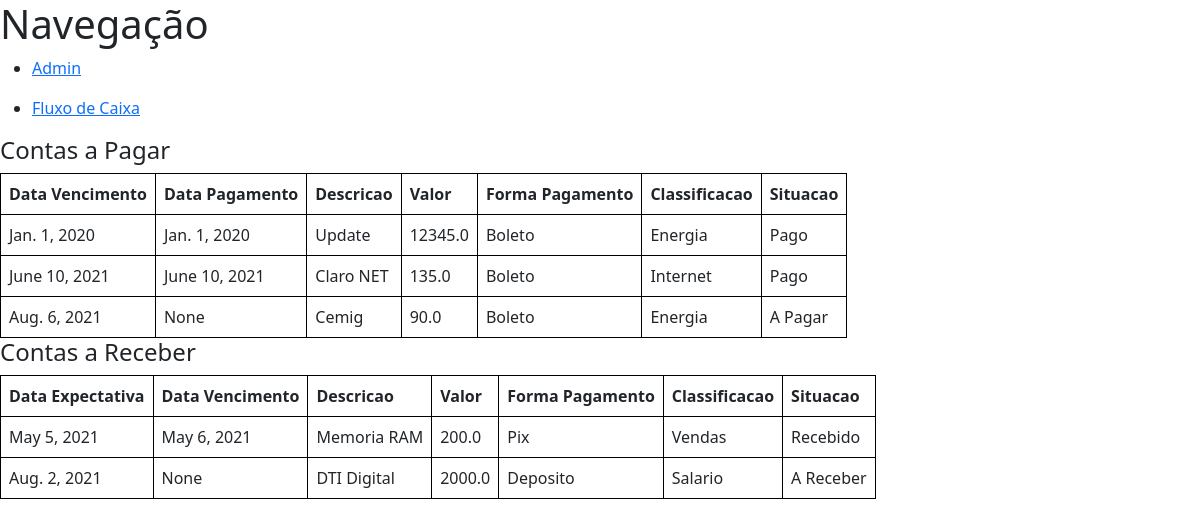
The app's page /, older data.
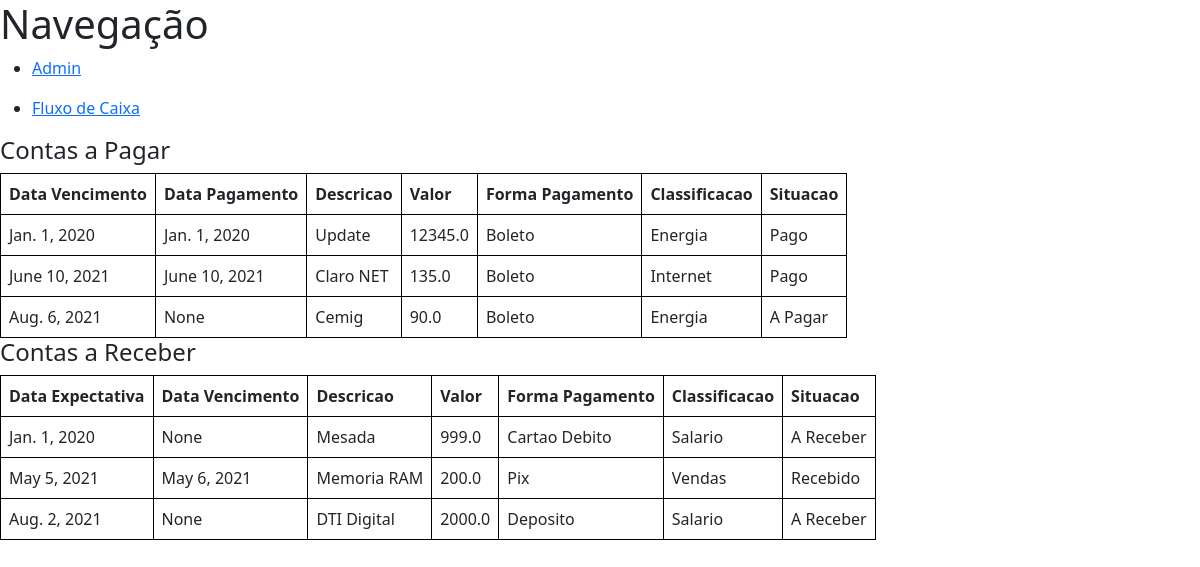
The same page, newer data.
### finances_app/models/classificacao.py (models this page shows, shortened)
class Classificacao(models.Model):
    descricao = models.CharField(max_length=60)
    class Meta:
        verbose_name_plural = 'Classificacoes'

### finances_app/models/conta_receber.py (models this page shows, shortened)
class ContaReceber(models.Model):
    SITUACAO = [
        (0, 'A Receber'),
        (1, 'Recebido'),
    ]
    valor = models.FloatField()
    descricao = models.CharField(max_length=60)
    data_expectativa = models.DateField()
    data_recebimento = models.DateField(default=None, blank=True, null=True)
    forma_pagamento = models.ForeignKey(
        FormaPagamento, on_delete=models.CASCADE)
    classificacao = models.ForeignKey(Classificacao, on_delete=models.CASCADE)
    situacao = models.IntegerField(choices=SITUACAO)
    def json(self):
        self.option = {
            0: 'A Receber',
            1: 'Recebido',
        }[self.situacao]
        return {
            'id': self.id,
            'valor': self.valor,
            'descricao': self.descricao,
            'data_expectativa': self.data_expectativa,
            'data_recebimento': self.data_recebimento,
            'forma_pagamento': self.forma_pagamento.descricao,
            'classificacao': self.classificacao.descricao,
            'situacao': self.option,
        }
    class Meta:
        verbose_name_plural = 'Contas a Receber'
        ordering = ['data_expectativa']

### finances_app/models/forma_pagamento.py (models this page shows, shortened)
class FormaPagamento(models.Model):
    descricao = models.CharField(max_length=60)
    class Meta:
        verbose_name_plural = 'Formas de Pagamento'

### finances_app/views/index.py (the view)
# urls.py: path('', views.index, name='index'),
def index(request):
    contas_pagar = ContaPagar.objects.all()
    contas_receber = ContaReceber.objects.all()
    data = {
        'contas_pagar': list(map(lambda c: c.json(), contas_pagar)),
        'contas_receber': list(map(lambda c: c.json(), contas_receber)),
    }
    return render(request, 'index.html', data)

### finances_app/models/conta_pagar.py (called while the page is built)
    def json(self):
        self.option = {
            0: 'A Pagar',
            1: 'Pago',
        }[self.situacao]
        return {
            'id': self.id,
            'valor': self.valor,
            'descricao': self.descricao,
            'data_vencimento': self.data_vencimento,
            'data_pagamento': self.data_pagamento,
            'forma_pagamento': self.forma_pagamento.descricao,
            'classificacao': self.classificacao.descricao,
            'situacao': self.option,
        }

### finances_app/templates/index.html (shortened to what this page needs)
<!DOCTYPE html>
<html lang="en">
<head>
  <link href="https://cdn.jsdelivr.net/npm/bootstrap@5.0.2/dist/css/bootstrap.min.css" rel="stylesheet"
>
  <link rel="stylesheet" href="https://unpkg.com/tachyons@4.12.0/css/tachyons.min.css" />
</head>
<body>
  <main>
    <nav>
      <h1> Navegação </h1>
      <ul>
        <li>
          <a href="/admin"> Admin </a>
        </li>
        <li>
          <a href="/fluxo_caixa"> Fluxo de Caixa </a>
        </li>
      </ul>
    </nav>
    <div class="flex flex-wrap justify-around w-100">
      <section class="pa3">
        <h4> Contas a Pagar </h4>
        <table>
          <thead>
            <tr>
              <th> Data Vencimento </th>
              <th> Data Pagamento </th>
              <th> Descricao </th>
              <th> Valor </th>
              <th> Forma Pagamento </th>
              <th> Classificacao </th>
              <th> Situacao </th>
            </tr>
          </thead>
          <tbody>
            {% for conta_pagar in contas_pagar %}
            <tr>
              <td> {{ conta_pagar.data_vencimento }} </td>
              <td> {{ conta_pagar.data_pagamento }} </td>
              <td> {{ conta_pagar.descricao }} </td>
              <td> {{ conta_pagar.valor }} </td>
              <td> {{ conta_pagar.forma_pagamento }} </td>
              <td> {{ conta_pagar.classificacao }} </td>
              <td> {{ conta_pagar.situacao }} </td>
            </tr>
            {% endfor %}
          </tbody>
        </table>
      </section>
      <section class="pa3">
        <h4> Contas a Receber </h4>
        <table>
          <thead>
            <tr>
              <th> Data Expectativa </th>
              <th> Data Vencimento </th>
              <th> Descricao </th>
              <th> Valor </th>
              <th> Forma Pagamento </th>
              <th> Classificacao </th>
              <th> Situacao </th>
            </tr>
          </thead>
          <tbody>
            {% for conta_receber in contas_receber %}
            <tr>
              <td> {{ conta_receber.data_expectativa }} </td>
              <td> {{ conta_receber.data_recebimento }} </td>
              <td> {{ conta_receber.descricao }} </td>
              <td> {{ conta_receber.valor }} </td>
              <td> {{ conta_receber.forma_pagamento }} </td>
              <td> {{ conta_receber.classificacao }} </td>
              <td> {{ conta_receber.situacao }} </td>
            </tr>
            {% endfor %}
          </tbody>
        </table>
      </section>
    </div>
  </main>
</body>
</html>

Row changes from the older to the newer data that the page shows:
added ContaReceber: data_expectativa "Jan. 1, 2020", descricao "Mesada", valor "999.0"
now on this page (row unchanged): FormaPagamento: forma_pagamento "Cartao Debito"
Text that changed along with them:
new list line: "None A Receber"
new list line: "Salario"
